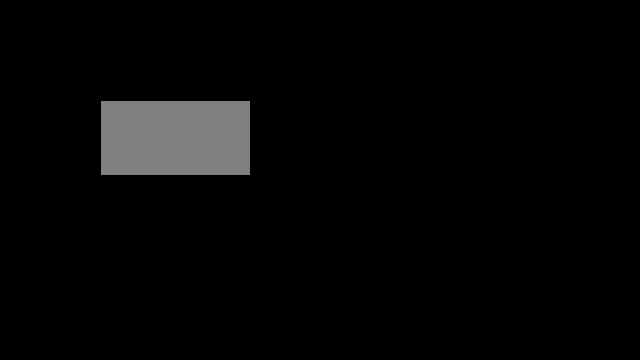
Frame 1 (no input)
Frame 60 (the mouse pressed at the canvas centre just before this capture): identical to frame 1, image omitted
Frame 120 (the mouse held since frame 60 and released just before this capture): identical to frame 1, image omitted

The Processing sketch that drew this single still picture (run headless with seeded random() and noise(); from frame 60 on, the mouse is pressed at the canvas centre):

// Processing sketch: day2_03_button
// ── day2_03_button.pde
/*
Bootcamp CODE 2015 - InClass Sketch
Created by: Umi Syam
August 4, 2015
*/

boolean button = false;
int x = 100;
int y = 100;
int w = 150;
int h = 75;

void setup() {
  size(640,360); 
   background(0); 
}

void draw() {
  //this makes a button
if ((mouseX > x && mouseX < x+w) &&
      (mouseY > y && mouseY < y+h) && mousePressed) {
     button = true;  
  } else {
    button = false;
  }  
  
  if(button) {
    background(255,0,0);  
  } else {
    background(0);
  }
  
  fill(127);
  rect(x,y,w,h);
}

//if you uncomment this function, it becomes a switch
//void mousePressed() {
//  if ((mouseX > x && mouseX < x+w) &&
//      (mouseY > y && mouseY < y+h)) {
//     button = !button;
//  }   
//}
